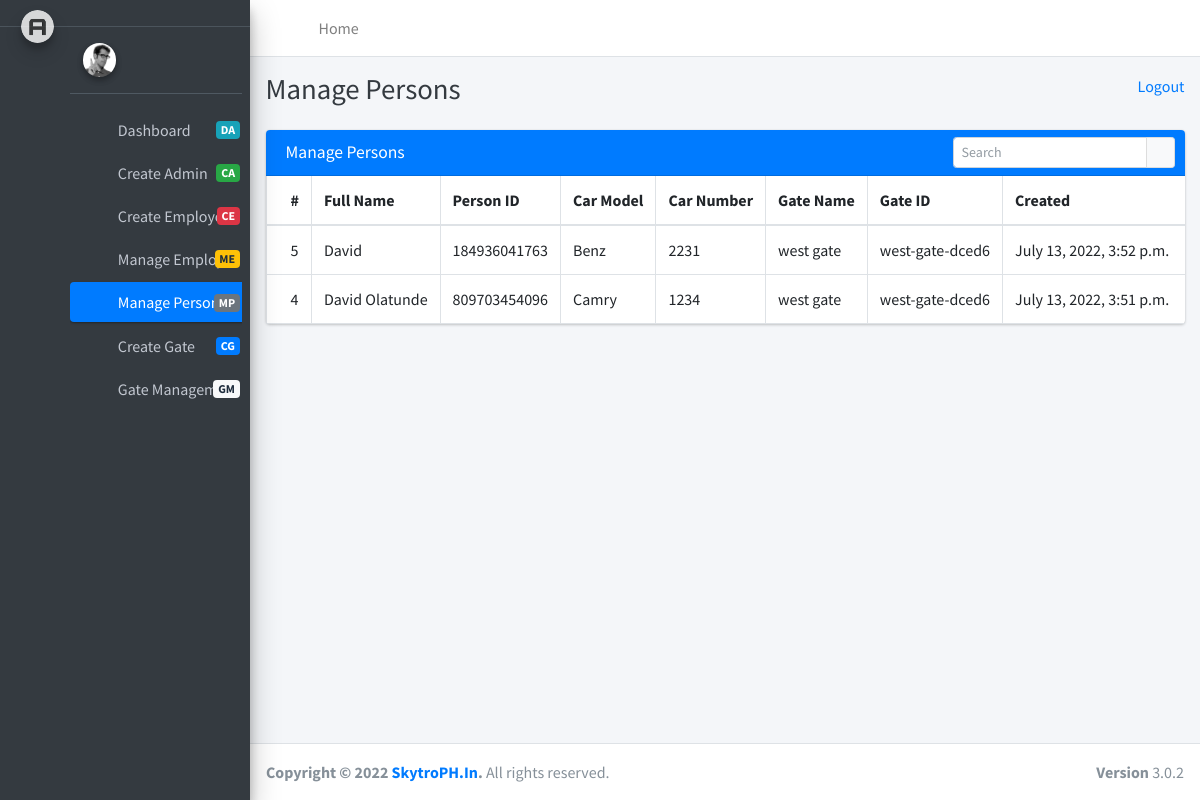
The app's page /manage_persons_admin with its own data.
### core/models.py (models this page shows, shortened)
class Person(models.Model):
    person_id = models.CharField(max_length=15, blank=False, unique=True)
    categories = (
        ("Staff", "Staff"),
        ("Student", "Student"),
        ("New visitor", "New visitor"),
    )
    type = models.CharField(choices=categories, max_length=30)
    full_name = models.CharField(max_length=50)
    car_model_name = models.CharField(max_length = 100, blank=False)
    car_number = models.CharField(max_length = 100, unique=True, blank=False)
    registered_by = models.ForeignKey(Employee, on_delete=models.PROTECT, related_name="registeremployee")
    gate_id = models.ForeignKey(Gate, on_delete=models.PROTECT, related_name = "person_gate")
    created_at = models.DateTimeField(auto_now_add = True)
    updated_at = models.DateTimeField(auto_now = True)
    class Meta:
        ordering = ["-created_at"]

class Gate(models.Model):
    gate_name = models.CharField(max_length=20)
    gate_unique_id = models.CharField(max_length=40, unique=True)
    created_at = models.DateTimeField(auto_now_add = True)
    updated_at = models.DateTimeField(auto_now = True)

### core/admin_views.py (the view)
# urls.py: path('manage_persons_admin', manage_persons_admin, name = 'manage_persons_admin'),
def manage_persons_admin(request):
    search = request.GET.get("table_search")
    if search is not None:
        if Person.objects.filter(car_number = search).exists():
            persons=Person.objects.filter(car_number = search)
        elif Person.objects.filter(person_id = search).exists():
            persons=Person.objects.filter(person_id = search)
        else:
            persons=Person.objects.filter(full_name = search)
        context = {"persons":persons}
    else:
        persons = Person.objects.all()
        context = {"persons":persons}
    return render(request, "admin_templates/manage_persons_admin.html", context)

### core/templatetags/gate.py (called while the page is built)
@register.filter
def gate_tag(value):
    return value[:15]

### templates/admin_templates/manage_persons_admin.html (shortened to what this page needs)
{% extends 'admin_templates/base.htm' %}
{% load gate %}
{% block page_title %} Manage Persons {% endblock page_title %}
{% block main_content %}
  <section class="content">
    <div class="container-fluid">
        <div class="row">
            <div class="col-12">
              <div class="card">
                <div class="card-header bg-primary">
                  <h3 class="card-title">Manage Persons</h3>
                  <div class="card-tools">
                    <div class="input-group input-group-sm" style="width:100%;">
                      <input type="text" name="table_search" class="form-control float-right" placeholder="Search">
                      <div class="input-group-append">
                        <button type="submit" class="btn btn-default"><i class="fas fa-search"></i></button>
                      </div>
                    </div>
                  </div>
                </div>
                <div class="card-body table-responsive p-0">
                  <table class="table table-hover text-nowrap table-bordered">
                    <thead>
                      <tr>
                        <th>#</th>
                        <th>Full Name</th>
                        <th>Person ID</th>
                        <th>Car Model</th>
                        <th>Car Number</th>
                        <th>Gate Name</th>
                        <th>Gate ID</th>
                        <th>Created</th>
                      </tr>
                    </thead>
                    <tbody>
                    {% for person in persons %}
                      <tr>
                        <td>{{person.id}}</td>
                        <td>{{person.full_name}}</td>
                        <td>{{person.person_id}}</td>
                        <td>{{person.car_model_name}}</td>
                        <td>{{person.car_number}}</td>
                        <td>{{person.gate_id.gate_name}}</td>
                        <td>{{person.gate_id.gate_unique_id|gate_tag}}</td>
                        <td>{{person.created_at}}</td>
                      </tr>
                    {% endfor %}
                    </tbody>
                  </table>
                </div>
              </div>
            </div>
          </div>
    </div>
  </section>
{% endblock %}

### records on screen
Person: id "5", full_name "David", person_id "184936041763", car_model_name "Benz", car_number "2231", gate_id.gate_name "west gate", gate_id.gate_unique_id|gate_tag "west-gate-dced6", created_at "July 13, 2022, 3:52 p.m."
Person: id "4", full_name "David Olatunde", person_id "809703454096", car_model_name "Camry", car_number "1234", gate_id.gate_name "west gate", gate_id.gate_unique_id|gate_tag "west-gate-dced6", created_at "July 13, 2022, 3:51 p.m."
